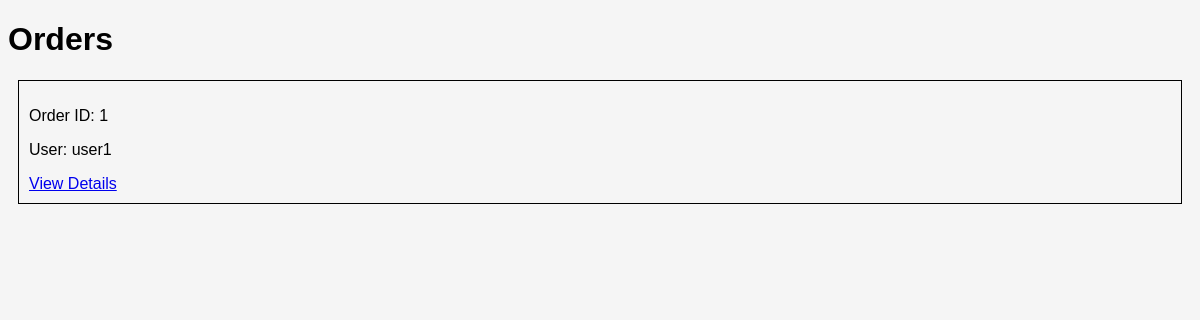
/orders/, run on an earlier commit of the app's database.
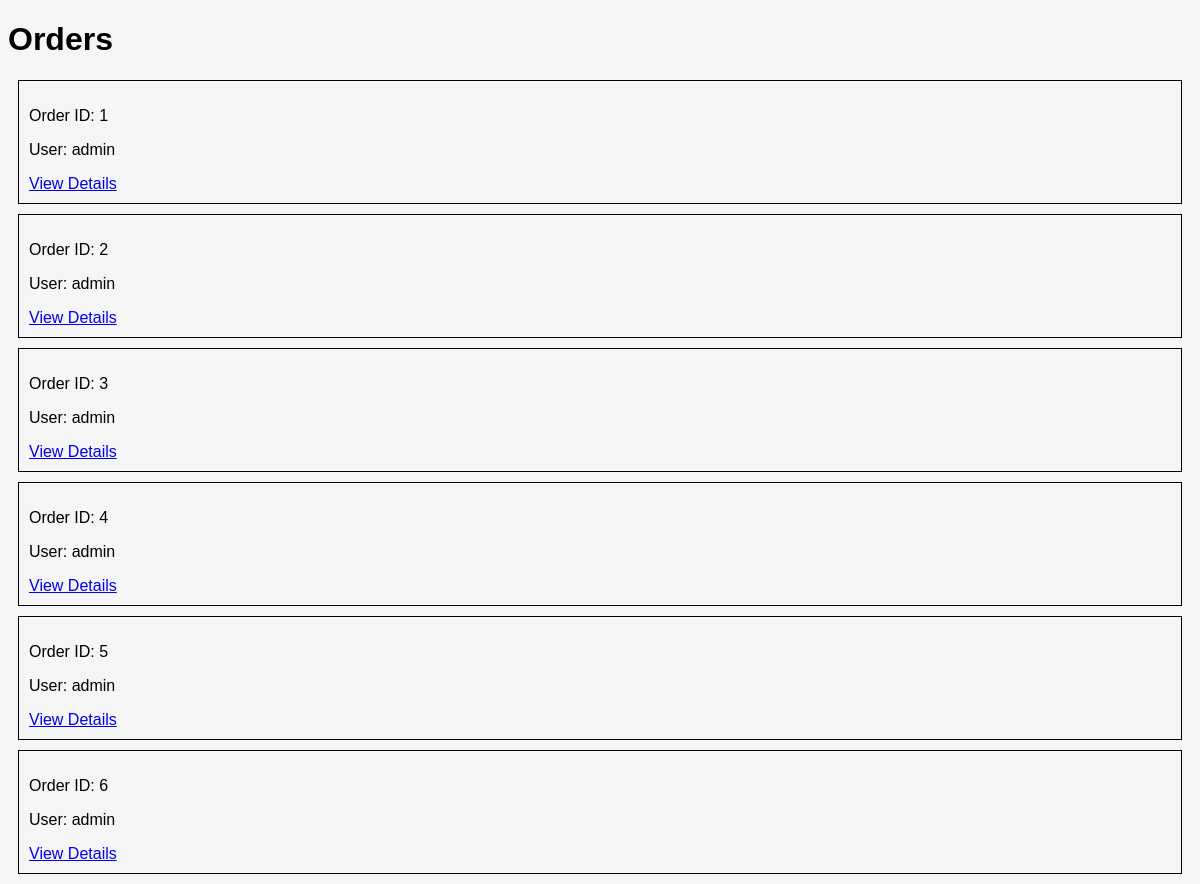
And on a later commit of the database.
### SportsSalesShop/models.py (models this page shows, shortened)
class Order(models.Model):
    order_id = models.IntegerField(max_length = 100, primary_key = True)
    user_id = models.ForeignKey(User, on_delete = models.CASCADE)
    date = models.DateField(max_length = 15)

### SportsSalesShop/views.py (the view)
# urls.py: path('orders/', views.order),
def order(request):
    orders = Order.objects.all()
    return render(request, 'orders.html', {'orders': orders})

### SportsSalesShop/templates/orders.html (shortened to what this page needs)
<!DOCTYPE html>
<html>
<head>
</head>
<body style="font-family: Arial; background:#f5f5f5;">
<h1>Orders</h1>
{% for order in orders %}
    <div style="border:1px solid black; padding:10px; margin:10px;">
        <p>Order ID: {{ order.order_id }}</p>
        <p>User: {{ order.user_id }}</p>
        <a href="/order/{{order.order_id}}/">View Details</a>
    </div>
{% endfor %}
</body>
</html>

What changed in the data, as far as the page shows it:
changed Order id 1: user_id "user1" → "admin"
added Order: order_id "2", user_id "admin"
added Order: order_id "3", user_id "admin"
added Order: order_id "4", user_id "admin"
added Order: order_id "5", user_id "admin"
added Order: order_id "6", user_id "admin"
